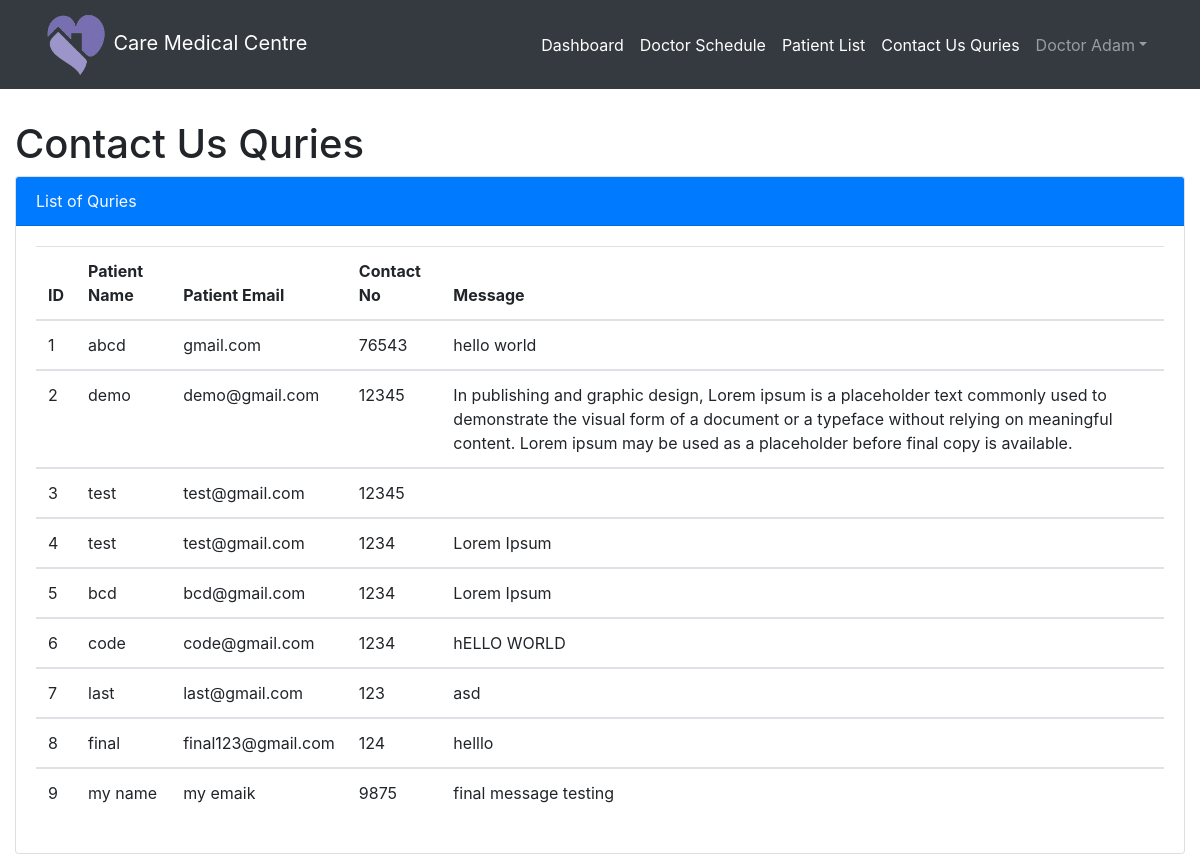
The app's page /doctor/contact_qureies.php (signed in) with its own data.
### tables this page shows
CREATE TABLE `doctor` (
  `doctor_username` varchar(100) NOT NULL,
  `password` varchar(20) NOT NULL,
  `doctor_Id` int(3) NOT NULL,
  `doctor_FirstName` varchar(50) NOT NULL,
  `doctor_LastName` varchar(50) NOT NULL,
  `doctor_Address` varchar(100) NOT NULL,
  `doctor_Phone` varchar(15) NOT NULL,
  `doctor_Email` varchar(20) NOT NULL,
  `doctor_DOB` date NOT NULL
);

CREATE TABLE `contact` (
  `contact_id` int(11) NOT NULL,
  `patient_name` varchar(50) DEFAULT NULL,
  `patient_email` varchar(50) DEFAULT NULL,
  `patient_phone` varchar(50) DEFAULT NULL,
  `patient_message` varchar(500) DEFAULT NULL
);

### doctor/contact_qureies.php (the view, shortened to what this page needs)
<?php
include_once '../assets/conn/dbconnect.php';
$usersession = $_SESSION['doctorSession'];
$res=mysqli_query($con,"SELECT * FROM doctor WHERE doctor_Id=".$usersession);
$userRow=mysqli_fetch_array($res,MYSQLI_ASSOC);
?>
<!doctype html>
<html lang="en">
  <head>
    <link rel="stylesheet" href="https://maxcdn.bootstrapcdn.com/bootstrap/4.5.2/css/bootstrap.min.css">
    <link rel="stylesheet" href="../assets/css/style.css">
  </head>
  <body>
<nav class="navbar navbar-expand-md navbar-dark bg-dark fixed-top">
  <div class="container">
  <a class="navbar-brand" href="doctordashboard.php"><img src="../assets/img/logo.png" style="width: 15%"></img> Care Medical Centre</a>
  <div class="collapse navbar-collapse" id="navbarsExampleDefault">
    <ul class="navbar-nav ml-auto">
      <li class="nav-link active">
          <a href="doctordashboard.php" style="color: white;"><i class="fa fa-fw fa-dashboard"></i>Dashboard</a>
      </li>
      <li class="nav-link active">
          <a href="addschedule.php" style="color: white;"><i class="fa fa-fw fa-table"></i>Doctor Schedule</a>
      </li>
      <li class="nav-link active">
          <a href="patientlist.php" style="color: white;"><i class="fa fa-fw fa-edit"></i>Patient List</a>
      </li>
      <li class="nav-link active">
          <a href="contact_qureies.php" style="color: white;"><i class="fa fa-fw fa-edit"></i>Contact Us Quries</a>
      </li>
      <li class="nav-item dropdown">
        <a class="nav-link dropdown-toggle" href="#" id="dropdown01" data-toggle="dropdown" aria-haspopup="true" aria-expanded="false"><i class="fa fa-user"></i> <?php echo $userRow['doctor_FirstName']; ?> <?php echo $userRow['doctor_LastName']; ?></a>
      </li>
    </ul>
  </div>
  </div>
</nav>
<div class="container-fluid" style="margin-top: 120px">
    <div class="row">
        <div class="col md 10">
        <h1>
          Contact Us Quries
        </h1>
        <div class="card">
        <div class="card-header bg-primary text-light">
            List of Quries
        </div>
        <div class="card-body">
            <table class="table">
                <thead>
                <tr>
                        <th>
                            ID
                        </th>
                        <th>
                            Patient Name
                        </th>
                        <th>
                            Patient Email
                        </th>
                        <th>
                            Contact No
                        </th>
                        <th>
                            Message
                        </th>
                    </tr>
                </thead>
                <?php
                            $res=mysqli_query($con,"SELECT * FROM contact");
                            while ($contact=mysqli_fetch_array($res)) {
                                echo "<tbody>";
                                echo "<tr>";
                                    echo "<td>" . $contact['contact_id'] . "</td>";
                                    echo "<td>" . $contact['patient_name'] . "</td>";
                                    echo "<td>" . $contact['patient_email'] . "</td>";
                                    echo "<td>" . $contact['patient_phone'] . "</td>";
                                    echo "<td>" . $contact['patient_message'] . "</td>";
                            }
                                echo "</tr>";
                           echo "</tbody>";
                       echo "</table>";
                      ?>
        </div>
        </div>
        </div>
    </div>
</div>
</body>
</html>

### assets/css/style.css (style rules this page uses)
.navbar-brand img { width: 25%; }

### records on screen
doctor: doctor_FirstName "Doctor", doctor_LastName "Adam"
contact: contact_id "1", patient_name "abcd", patient_email "gmail.com", patient_phone "76543", patient_message "hello world"
contact: contact_id "2", patient_name "demo", patient_email "demo@gmail.com", patient_phone "12345", patient_message "In publishing and graphic design, Lorem ipsum is a placeholder text commonly used to demonstrate the visual form of a document or a typeface without relying on meaningful content. Lorem ipsum may be used as a placeholder before final copy is available."
contact: contact_id "3", patient_name "test", patient_email "test@gmail.com", patient_phone "12345"
contact: contact_id "4", patient_name "test", patient_email "test@gmail.com", patient_phone "1234", patient_message "Lorem Ipsum"
contact: contact_id "5", patient_name "bcd", patient_email "bcd@gmail.com", patient_phone "1234", patient_message "Lorem Ipsum"
contact: contact_id "6", patient_name "code", patient_email "code@gmail.com", patient_phone "1234", patient_message "hELLO WORLD"
contact: contact_id "7", patient_name "last", patient_email "last@gmail.com", patient_phone "123", patient_message "asd"
contact: contact_id "8", patient_name "final", patient_email "final123@gmail.com", patient_phone "124", patient_message "helllo"
contact: contact_id "9", patient_name "my name", patient_email "my emaik", patient_phone "9875", patient_message "final message testing"
